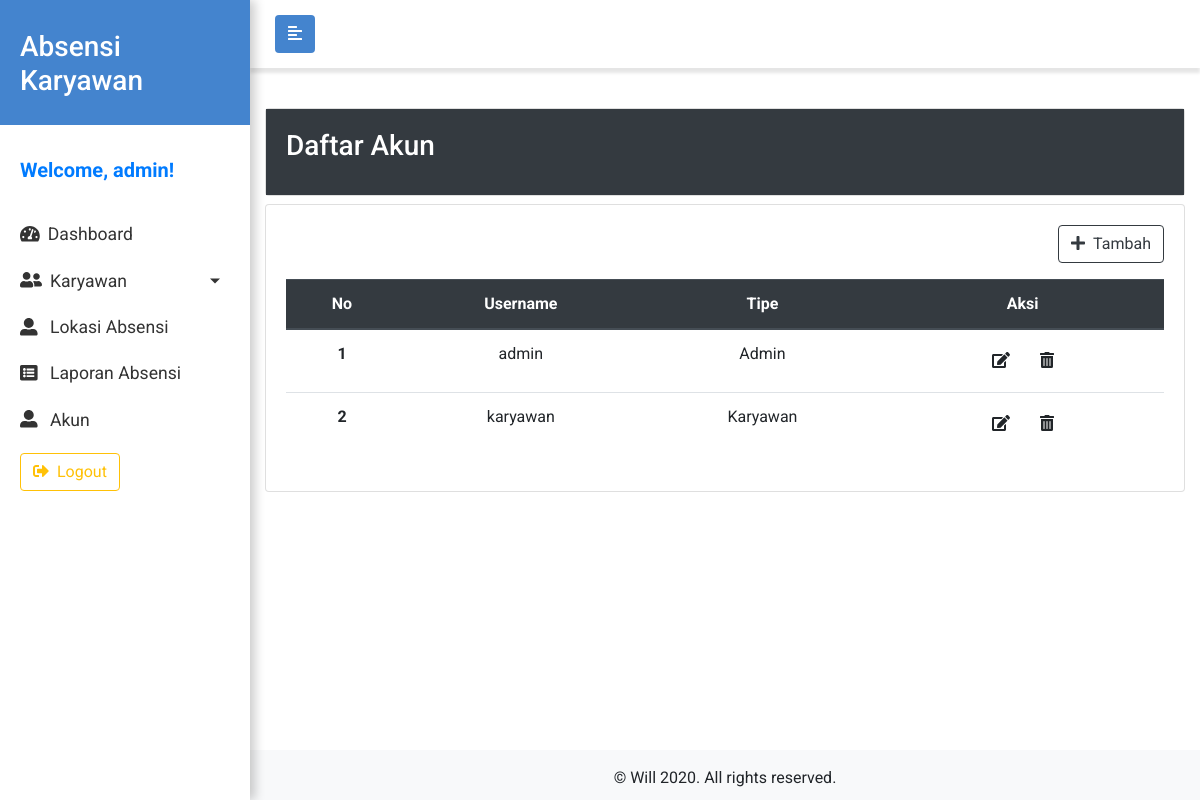
Page /admin/index.php?page=akun (signed in) on the earlier database version.
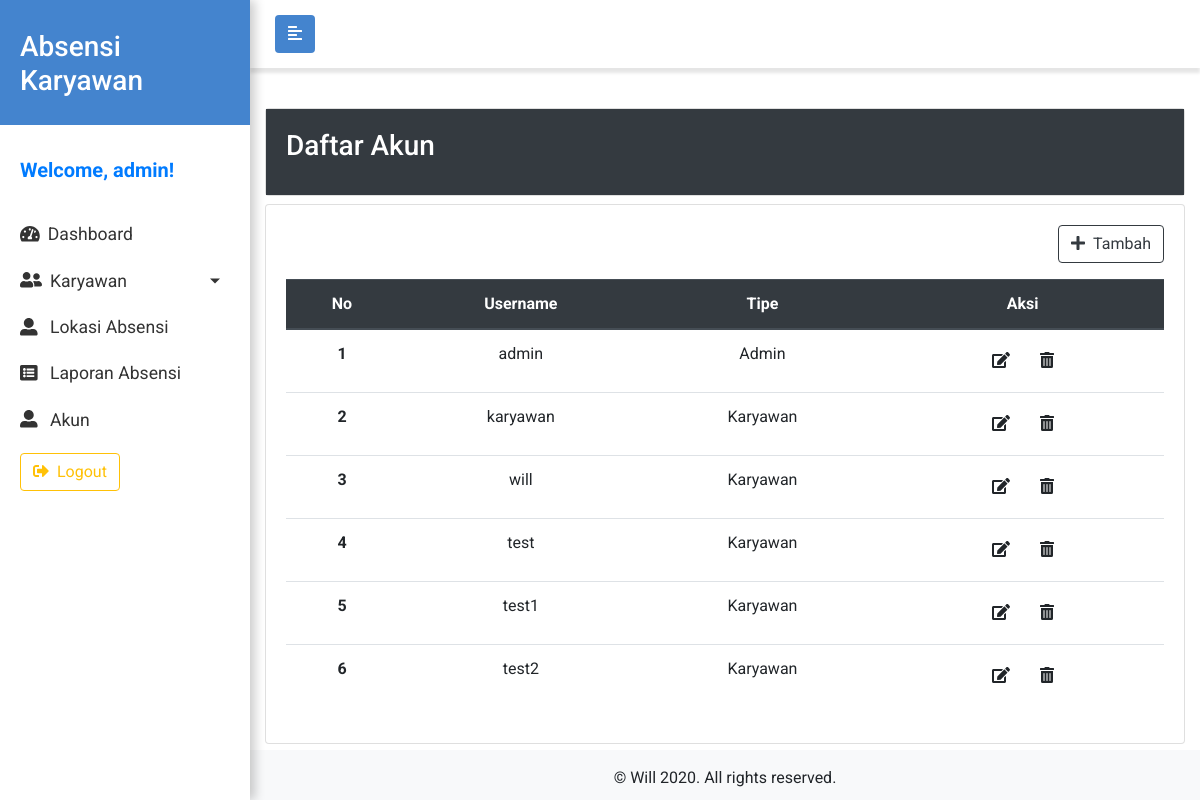
Same page on the later database version.
### tables this page shows
CREATE TABLE `user` (
  `id` int(11) NOT NULL,
  `username` varchar(100) NOT NULL,
  `password` varchar(200) NOT NULL,
  `account_type` int(11) NOT NULL
);

### admin/halaman/akun.php (the view, shortened to what this page needs)
<div class="row">
  <div class="col-12">
    <div class="card" style="width: 100%;">
      <div class="card-body bg-dark text-white">
        <h3 class="card-title">Daftar Akun</h3>
      </div>
    </div>
  </div>
</div>
<div class="row mt-2 mb-5">
  <div class="col-12">
    <div class="card" style="width: 100%;">
      <div class="card-body table-responsive">
        <?php
        $i = 1;
        $data = mysqli_query($koneksi, "SELECT id, username, account_type FROM user");
        ?>
        <a href="#" class="btn btn-outline-dark float-right mb-3 tambah-btn" data-toggle="modal" data-target="#formModal" onclick="changeType('tambah')">
          <i class="fas fa-plus mr-2"></i>Tambah
        </a>
        <table class="table table-hover text-center">
          <thead class="thead-dark">
            <tr>
              <th scope="col">No</th>
              <th scope="col">Username</th>
              <th scope="col">Tipe</th>
              <th scope="col">Aksi</th>
            </tr>
          </thead>
          <tbody>
            <?php
            while ($d = mysqli_fetch_assoc($data)) :
            ?>
              <tr>
                <th scope="row"><?= $i ?></th>
                <td><?= $d["username"] ?></td>
                <td><?php echo ($d["account_type"] == 1 ? "Admin" : "Karyawan")  ?></td>
                <td>
                  <a href="" class="btn edit-btn" data-id="<?php echo $d["id"]; ?>" data-toggle="modal" data-target="#formModal" onclick="changeType('ubah');">
                    <i class="fas fa-edit"></i>
                  </a>
                  <a href="" class="btn hapus-btn" data-id="<?php echo $d["id"]; ?>" onclick="return confirm('Anda yakin untuk menghapus data ini?')">
                    <i class="fas fa-trash-alt"></i>
                  </a>
                </td>
              </tr>
            <?php
              $i++;
            endwhile;
            ?>
          </tbody>
        </table>
      </div>
    </div>
  </div>
</div>

Differences in the rows shown:
added user: username "will", account_type "Karyawan"
added user: username "test", account_type "Karyawan"
added user: username "test1", account_type "Karyawan"
added user: username "test2", account_type "Karyawan"
